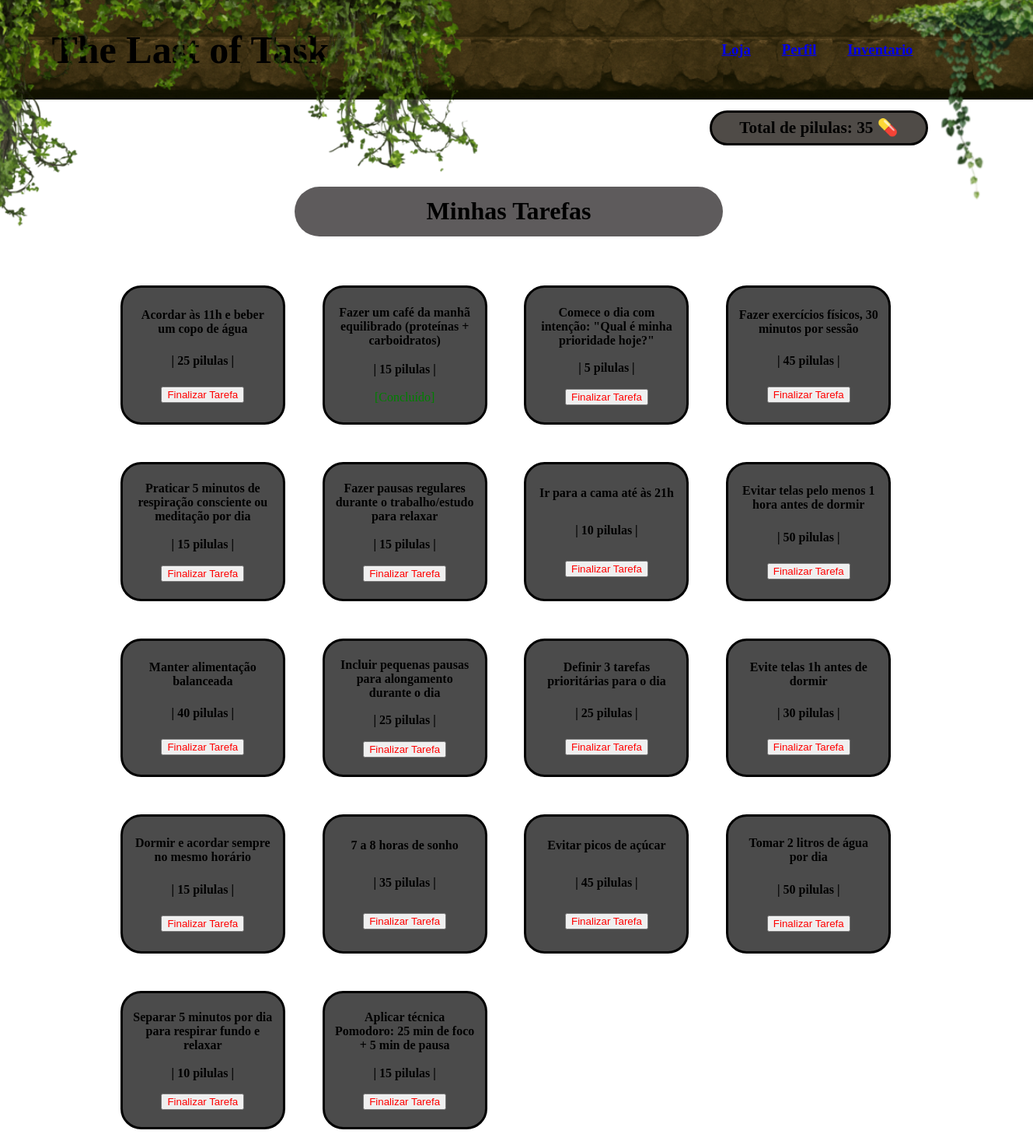
Screenshot of /menu (signed in) with the database file from the repository.
### banco_de_dados/models.py (models this page shows)
class Task(Base):
    __tablename__ = 'task'
    task_id = Column(Integer, primary_key=True, autoincrement=True)
    user_id = Column(Integer, ForeignKey('user.user_id'), nullable=False)
    titulo = Column(String(100), nullable=False)
    pilulas_recompensa = Column(Integer, nullable=False)
    concluido = Column(Boolean, default=False)
    user = relationship('User', back_populates='tasks')
    user_tasks = relationship('UserTasks', back_populates='task')

### app.py (the view)
@app.route('/menu')
@login_required
def menu():
    reiniciarTask()
    db_session = DB_Session()
    try:
        user_id = session['user_id']
        user = db_session.query(User).get(user_id)
        pilulas = user.pilulas if user else 0
        tasks = db_session.query(Task).filter(Task.user_id.is_(user_id)).all()
    finally:
        db_session.close()
    return render_template('index.html', tarefas=tasks, pilulas_totais=pilulas)

### app.py (called while the page is built)
def login_required(f): #recebe outra funcao como parametro, por exemplo a rota index
    @wraps(f) #mantem o nome e a documentação da função original
    def decorated_function(*args, **kwargs):
        if 'user_id' not in session:
            flash("Você precisa estar logado.")
            return redirect(url_for('login')) # se nao tiver logado, irar impedir o acesso do usario a aqla pagina
        return f(*args, **kwargs) #se logado, execulta a funcao normalmente
    return decorated_function

### banco_de_dados/services.py (called while the page is built, shortened)
def reiniciarTask():
    db_session = DB_Session()
    try:
        controle = db_session.query(ControleReset).first()
        hoje = date.today()
        if controle.data_ultima_reset != hoje:
            db_session.query(Task).update({Task.concluido: False})
            controle.data_ultima_reset = hoje
            db_session.commit()
    finally:
        db_session.close()

### templates/index.html (shortened to what this page needs)
<!doctype html>
<html lang="en">
<head>
    <link rel="stylesheet" href="{{ url_for('static', filename='style.css') }}">
</head>
<body>
    <header id="menu_bar">
        <div class="titulo-container">
            <h1>The Last of Task</h1>
            <img src="{{ url_for('static', filename='imagens/cipo2.png') }}" alt="folhagem" class="cipo-decorativo1">
        </div>
        <div id="menu_bar2">
            <h3 id="menu-l-1"><a href="{{url_for('loja')}}">Loja</a></h3>
            <h3 id="menu-l-2"><a href="{{url_for('status')}}">Perfil</a></h3>
            <h3 id="menu-l-3"><a href="{{url_for('inventario')}}">Inventario</a></h3>
            <img src="{{ url_for('static', filename='imagens/cipo1.png') }}" alt="folhagem" class="cipo-decorativo2">
        </div>
    </header>
    <main id="main_conteiner">
        <div id="saldo">
            <h1>Total de pilulas: {{ pilulas_totais  }} 💊</h1>
        </div>
        <div id="d_tarefas">
            <h1>Minhas Tarefas</h1>
                <ul id="ul_tarefas">
                    {% for tarefa in tarefas %}
                        <li id="li_tarefas">
                            <strong>{{ tarefa.titulo }}</strong>
                            <strong>| {{ tarefa.pilulas_recompensa }} pilulas |</strong>
                            {% if tarefa.concluido %}
                                <span style="color:green;">[Concluído]</span>
                            {% else %}
                                <form action="{{ url_for('concluirTarefa', task_id=tarefa.task_id) }}" method="post" style="display:inline;">
                                    <button style="color:red;" type="submit">Finalizar Tarefa</button>
                                </form>
                            {% endif %}
                        </li>
                    {% else %}
                        <h1>Por favor, reponda o formulario para que possamos oderecer a melhor rotina possivel para voce</h1>
                        <h3><a href="{{url_for('coletarDados')}}">Coleta de dados</a></h3>
                    {% endfor %}
                </ul>
        </div>
    </main>
</body>
</html>

### static/style.css (style rules this page uses)
* { margin: 0; }
#menu_bar { padding: 2vw 0vw 2vw 5vw; display: flex; flex-direction:row; align-items: center; background-image: url(/static/imagens/menu.png); background-repeat: repeat; background-size: 35% 100%; }
#menu_bar2, #menu_bar3 { position: relative; padding: 2vw 0vw 2vw 5vw; display: flex; flex-direction:row; align-items: center; }
#menu_bar2 { margin-left: 30vw; }
.titulo-container { position: relative; display: inline-block; }
.titulo-container h1 { position: relative; font-size: 50px; z-index: 1; }
.cipo-decorativo1, .cipo-decorativo2 { position: absolute; z-index: 2; pointer-events: none; }
.cipo-decorativo1 { top: -140px; left: -150px; width: 700px; opacity: 0.89; }
.cipo-decorativo2 { top: -50px; right: -208px; width: 300px; }
#menu_bar h3 { margin-left: 3vw; }
#main_conteiner { display: flex; flex-direction: column; justify-content: flex-start; align-items: center; width: 98.5vw; height: 100vw; }
#main_conteiner #saldo { background-color: rgba(35, 31, 26, 0.8); display: flex; align-items: center; justify-content: center; width: 20%; padding: 0.5vw; margin: 1vw 0vw 3vw 60vw; border: 3px solid rgb(0, 0, 0); border-radius: 3vw 3vw; font-size: 0.8vw; }
#main_conteiner #d_tarefas { display: flex; flex-direction: column; align-items: center; width: 80%; height: 110%; margin: 0vw 10vw 15vw 10vw; }
#main_conteiner #d_tarefas #ul_tarefas { display: flex; width: 100%; height: 100%; flex-wrap: wrap; padding-left: 0; }
#main_conteiner #d_tarefas h1 { background-color: rgb(94,91,92); display: flex; justify-content: center; width: 50%; padding: 1vw; margin: 1vw 1vw 3vw 1vw; border-radius: 3vw 3vw; }
#main_conteiner #d_tarefas #li_tarefas { list-style: none; background-color: rgba(0, 0, 0, 0.705); display: flex; flex-direction: column; align-items: center; justify-content: space-around; width: 13.5vw; height: 11vw; margin: 1.8vw; padding: 1vw 1vw 1vw 1vw; border: 3px solid rgb(0, 0, 0); border-radius: 2vw 2vw; }
#main_conteiner #d_tarefas #li_tarefas strong, span, button { text-align: center; }

### rows the page displays
Task: titulo "Acordar às 11h e beber um copo de água", pilulas_recompensa "25"
Task: titulo "Fazer um café da manhã equilibrado (proteínas + carboidratos)", pilulas_recompensa "15"
Task: titulo "Comece o dia com intenção: \"Qual é minha prioridade hoje?\"", pilulas_recompensa "5"
Task: titulo "Fazer exercícios físicos, 30 minutos por sessão", pilulas_recompensa "45"
Task: titulo "Praticar 5 minutos de respiração consciente ou meditação por dia", pilulas_recompensa "15"
Task: titulo "Fazer pausas regulares durante o trabalho/estudo para relaxar", pilulas_recompensa "15"
Task: titulo "Ir para a cama até às 21h", pilulas_recompensa "10"
Task: titulo "Evitar telas pelo menos 1 hora antes de dormir", pilulas_recompensa "50"
Task: titulo "Manter alimentação balanceada", pilulas_recompensa "40"
Task: titulo "Incluir pequenas pausas para alongamento durante o dia", pilulas_recompensa "25"
Task: titulo "Definir 3 tarefas prioritárias para o dia", pilulas_recompensa "25"
Task: titulo "Evite telas 1h antes de dormir", pilulas_recompensa "30"
Task: titulo "Dormir e acordar sempre no mesmo horário", pilulas_recompensa "15"
Task: titulo "7 a 8 horas de sonho", pilulas_recompensa "35"
Task: titulo "Evitar picos de açúcar", pilulas_recompensa "45"
Task: titulo "Tomar 2 litros de água por dia", pilulas_recompensa "50"
Task: titulo "Separar 5 minutos por dia para respirar fundo e relaxar", pilulas_recompensa "10"
Task: titulo "Aplicar técnica Pomodoro: 25 min de foco + 5 min de pausa", pilulas_recompensa "15"

### other values shown
{{ pilulas_totais }} "35"
